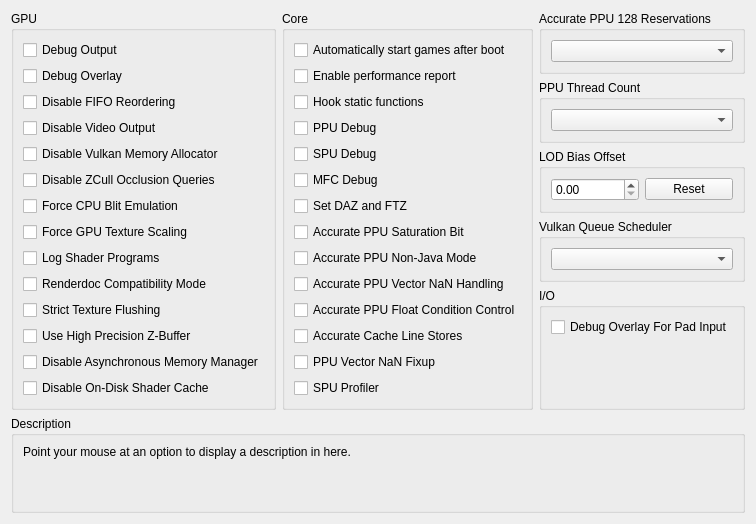
      <widget class="QWidget" name="debugTab">
       <attribute name="title">
        <string>Debug</string>
       </attribute>
       <layout class="QVBoxLayout" name="debugTab_layout" stretch="0,1,0">
        <item>
         <layout class="QHBoxLayout" name="debugTabLayout" stretch="1,1,1">
          <item>
           <widget class="QGroupBox" name="gb_debug_gpu">
            <property name="enabled">
             <bool>true</bool>
            </property>
            <property name="title">
             <string>GPU</string>
            </property>
            <property name="alignment">
             <set>Qt::AlignmentFlag::AlignLeading|Qt::AlignmentFlag::AlignLeft|Qt::AlignmentFlag::AlignTop</set>
            </property>
            <layout class="QVBoxLayout" name="gb_debug_gpu_layout">
             <item alignment="Qt::AlignmentFlag::AlignTop">
              <widget class="QCheckBox" name="debugOutput">
               <property name="text">
                <string>Debug Output</string>
               </property>
              </widget>
             </item>
             <item>
              <widget class="QCheckBox" name="debugOverlay">
               <property name="text">
                <string>Debug Overlay</string>
               </property>
              </widget>
             </item>
             <item>
              <widget class="QCheckBox" name="disableFIFOReordering">
               <property name="text">
                <string>Disable FIFO Reordering</string>
               </property>
              </widget>
             </item>
             <item>
              <widget class="QCheckBox" name="disableVideoOutput">
               <property name="text">
                <string>Disable Video Output</string>
               </property>
              </widget>
             </item>
             <item>
              <widget class="QCheckBox" name="disableVulkanMemAllocator">
               <property name="text">
                <string>Disable Vulkan Memory Allocator</string>
               </property>
              </widget>
             </item>
             <item>
              <widget class="QCheckBox" name="disableHwOcclusionQueries">
               <property name="text">
                <string>Disable ZCull Occlusion Queries</string>
               </property>
              </widget>
             </item>
             <item>
              <widget class="QCheckBox" name="forceCpuBlitEmulation">
               <property name="text">
                <string>Force CPU Blit Emulation</string>
               </property>
              </widget>
             </item>
             <item>
              <widget class="QCheckBox" name="gpuTextureScaling">
               <property name="text">
                <string>Force GPU Texture Scaling</string>
               </property>
              </widget>
             </item>
             <item>
              <widget class="QCheckBox" name="logProg">
               <property name="text">
                <string>Log Shader Programs</string>
               </property>
              </widget>
             </item>
             <item alignment="Qt::AlignmentFlag::AlignTop">
              <widget class="QCheckBox" name="renderdocCompatibility">
               <property name="enabled">
                <bool>true</bool>
               </property>
               <property name="text">
                <string>Renderdoc Compatibility Mode</string>
               </property>
              </widget>
             </item>
             <item>
              <widget class="QCheckBox" name="strictTextureFlushing">
               <property name="text">
                <string>Strict Texture Flushing</string>
               </property>
              </widget>
             </item>
             <item alignment="Qt::AlignmentFlag::AlignTop">
              <widget class="QCheckBox" name="forceHighpZ">
               <property name="text">
                <string>Use High Precision Z-Buffer</string>
               </property>
              </widget>
             </item>
             <item>
              <widget class="QCheckBox" name="disableAsyncHostMM">
               <property name="text">
                <string>Disable Asynchronous Memory Manager</string>
               </property>
              </widget>
             </item>
             <item>
              <widget class="QCheckBox" name="disableOnDiskShaderCache">
               <property name="text">
                <string>Disable On-Disk Shader Cache</string>
               </property>
              </widget>
             </item>
             <item>
              <spacer name="verticalSpacerDebugGPU">
               <property name="orientation">
                <enum>Qt::Orientation::Vertical</enum>
               </property>
               <property name="sizeType">
                <enum>QSizePolicy::Policy::MinimumExpanding</enum>
               </property>
               <property name="sizeHint" stdset="0">
                <size>
                 <width>0</width>
                 <height>0</height>
                </size>
               </property>
              </spacer>
             </item>
            </layout>
           </widget>
          </item>
          <item>
           <widget class="QGroupBox" name="gb_debug_core">
            <property name="title">
             <string>Core</string>
            </property>
            <layout class="QVBoxLayout" name="gb_debug_core_layout">
             <item>
              <widget class="QCheckBox" name="alwaysStart">
               <property name="text">
                <string>Automatically start games after boot</string>
               </property>
              </widget>
             </item>
             <item>
              <widget class="QCheckBox" name="perfReport">
               <property name="text">
                <string>Enable performance report</string>
               </property>
              </widget>
             </item>
             <item>
              <widget class="QCheckBox" name="hookStFunc">
               <property name="text">
                <string>Hook static functions</string>
               </property>
              </widget>
             </item>
             <item>
              <widget class="QCheckBox" name="ppuDebug">
               <property name="text">
                <string>PPU Debug</string>
               </property>
              </widget>
             </item>
             <item>
              <widget class="QCheckBox" name="spuDebug">
               <property name="text">
                <string>SPU Debug</string>
               </property>
              </widget>
             </item>
             <item>
              <widget class="QCheckBox" name="mfcDebug">
               <property name="text">
                <string>MFC Debug</string>
               </property>
              </widget>
             </item>
             <item>
              <widget class="QCheckBox" name="setDAZandFTZ">
               <property name="text">
                <string>Set DAZ and FTZ</string>
               </property>
              </widget>
             </item>
             <item>
              <widget class="QCheckBox" name="accuratePPUSAT">
               <property name="text">
                <string>Accurate PPU Saturation Bit</string>
               </property>
              </widget>
             </item>
             <item>
              <widget class="QCheckBox" name="accuratePPUNJ">
               <property name="text">
                <string>Accurate PPU Non-Java Mode</string>
               </property>
              </widget>
             </item>
             <item>
              <widget class="QCheckBox" name="accuratePPUVNAN">
               <property name="text">
                <string>Accurate PPU Vector NaN Handling</string>
               </property>
              </widget>
             </item>
             <item>
              <widget class="QCheckBox" name="accuratePPUFPCC">
               <property name="text">
                <string>Accurate PPU Float Condition Control</string>
               </property>
              </widget>
             </item>
             <item>
              <widget class="QCheckBox" name="accurateClineStores">
               <property name="text">
                <string>Accurate Cache Line Stores</string>
               </property>
              </widget>
             </item>
             <item>
              <widget class="QCheckBox" name="fixupPPUVNAN">
               <property name="text">
                <string>PPU Vector NaN Fixup</string>
               </property>
              </widget>
             </item>
             <item>
              <widget class="QCheckBox" name="spuProfiler">
               <property name="text">
                <string>SPU Profiler</string>
               </property>
              </widget>
             </item>
             <item>
              <spacer name="verticalSpacerDebugCore">
               <property name="orientation">
                <enum>Qt::Orientation::Vertical</enum>
               </property>
               <property name="sizeType">
                <enum>QSizePolicy::Policy::MinimumExpanding</enum>
               </property>
               <property name="sizeHint" stdset="0">
                <size>
                 <width>0</width>
                 <height>0</height>
                </size>
               </property>
              </spacer>
             </item>
            </layout>
           </widget>
          </item>
          <item>
           <widget class="QWidget" name="debug_more_stuff" native="true">
            <layout class="QVBoxLayout" name="debug_more_stuff_layout" stretch="0,0,0,0,1,0">
             <property name="leftMargin">
              <number>0</number>
             </property>
             <property name="topMargin">
              <number>0</number>
             </property>
             <property name="rightMargin">
              <number>0</number>
             </property>
             <property name="bottomMargin">
              <number>0</number>
             </property>
             <item>
              <widget class="QGroupBox" name="gb_accurate_ppu_128">
               <property name="title">
                <string>Accurate PPU 128 Reservations</string>
               </property>
               <layout class="QVBoxLayout" name="gb_accurate_ppu_128_layout">
                <item>
                 <widget class="QComboBox" name="combo_accurate_ppu_128"/>
                </item>
               </layout>
              </widget>
             </item>
             <item>
              <widget class="QGroupBox" name="gb_num_ppu_threads">
               <property name="title">
                <string>PPU Thread Count</string>
               </property>
               <layout class="QVBoxLayout" name="vbl_num_ppu_threads">
                <item>
                 <widget class="QComboBox" name="combo_num_ppu_threads"/>
                </item>
               </layout>
              </widget>
             </item>
             <item>
              <widget class="QGroupBox" name="gb_Level_of_Detail">
               <property name="title">
                <string>LOD Bias Offset</string>
               </property>
               <layout class="QVBoxLayout" name="gb_Level_of_Detail_Layout">
                <item>
                 <layout class="QHBoxLayout" name="TextureLODBiasLayout">
                  <item>
                   <widget class="QDoubleSpinBox" name="TextureLODBias"/>
                  </item>
                  <item>
                   <widget class="QPushButton" name="TextureLODBiasReset">
                    <property name="text">
                     <string>Reset</string>
                    </property>
                   </widget>
                  </item>
                 </layout>
                </item>
               </layout>
              </widget>
             </item>
             <item>
              <widget class="QGroupBox" name="gb_vulkansched">
               <property name="sizePolicy">
                <sizepolicy hsizetype="Preferred" vsizetype="Minimum">
                 <horstretch>0</horstretch>
                 <verstretch>0</verstretch>
                </sizepolicy>
               </property>
               <property name="title">
                <string>Vulkan Queue Scheduler</string>
               </property>
               <layout class="QVBoxLayout" name="gb_vksched_layout">
                <item>
                 <widget class="QComboBox" name="vulkansched"/>
                </item>
               </layout>
              </widget>
             </item>
             <item>
              <widget class="QGroupBox" name="gb_debug_io">
               <property name="title">
                <string>I/O</string>
               </property>
               <layout class="QVBoxLayout" name="gb_debug_io_layout">
                <item>
                 <widget class="QCheckBox" name="debugOverlayIO">
                  <property name="text">
                   <string>Debug Overlay For Pad Input</string>
                  </property>
                 </widget>
                </item>
                <item>
                 <spacer name="verticalSpacer">
                  <property name="orientation">
                   <enum>Qt::Orientation::Vertical</enum>
                  </property>
                  <property name="sizeType">
                   <enum>QSizePolicy::Policy::MinimumExpanding</enum>
                  </property>
                  <property name="sizeHint" stdset="0">
                   <size>
                    <width>0</width>
                    <height>0</height>
                   </size>
                  </property>
                 </spacer>
                </item>
               </layout>
              </widget>
             </item>
             <item>
              <spacer name="verticalSpacerDebugMore">
               <property name="orientation">
                <enum>Qt::Orientation::Vertical</enum>
               </property>
               <property name="sizeType">
                <enum>QSizePolicy::Policy::MinimumExpanding</enum>
               </property>
               <property name="sizeHint" stdset="0">
                <size>
                 <width>0</width>
                 <height>0</height>
                </size>
               </property>
              </spacer>
             </item>
            </layout>
           </widget>
          </item>
         </layout>
        </item>
        <item>
         <spacer name="debugTabSpacer">
          <property name="orientation">
           <enum>Qt::Orientation::Vertical</enum>
          </property>
          <property name="sizeType">
           <enum>QSizePolicy::Policy::MinimumExpanding</enum>
          </property>
          <property name="sizeHint" stdset="0">
           <size>
            <width>0</width>
            <height>0</height>
           </size>
          </property>
         </spacer>
        </item>
        <item>
         <widget class="QGroupBox" name="gb_description_debug">
          <property name="title">
           <string>Description</string>
          </property>
          <layout class="QVBoxLayout" name="gb_description_debug_layout">
           <item>
            <widget class="QLabel" name="description_debug">
             <property name="text">
              <string>Point your mouse at an option to display a description in here.


</string>
             </property>
             <property name="textFormat">
              <enum>Qt::TextFormat::PlainText</enum>
             </property>
             <property name="alignment">
              <set>Qt::AlignmentFlag::AlignLeading|Qt::AlignmentFlag::AlignLeft|Qt::AlignmentFlag::AlignTop</set>
             </property>
             <property name="wordWrap">
              <bool>true</bool>
             </property>
            </widget>
           </item>
          </layout>
         </widget>
        </item>
       </layout>
      </widget>
